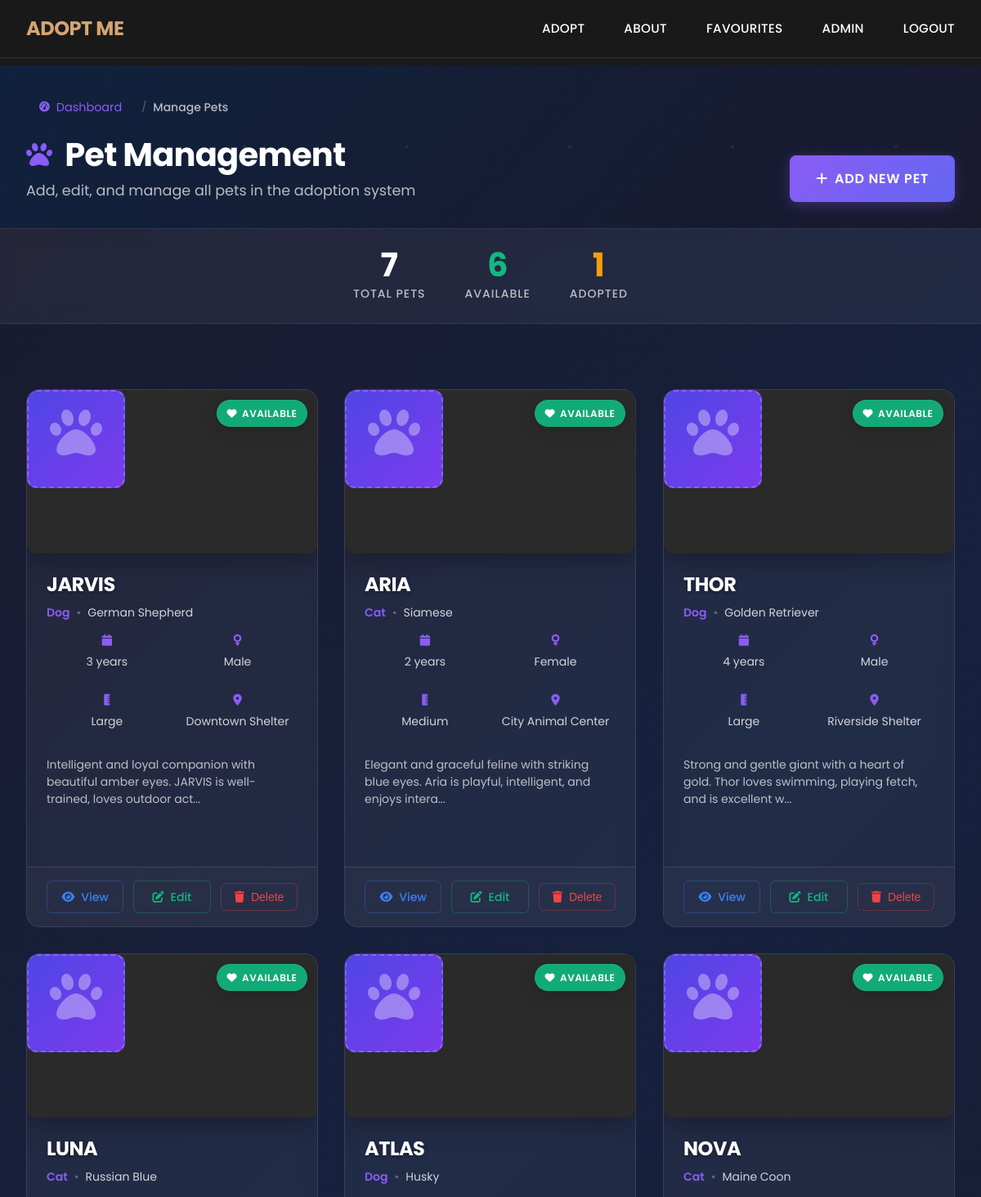
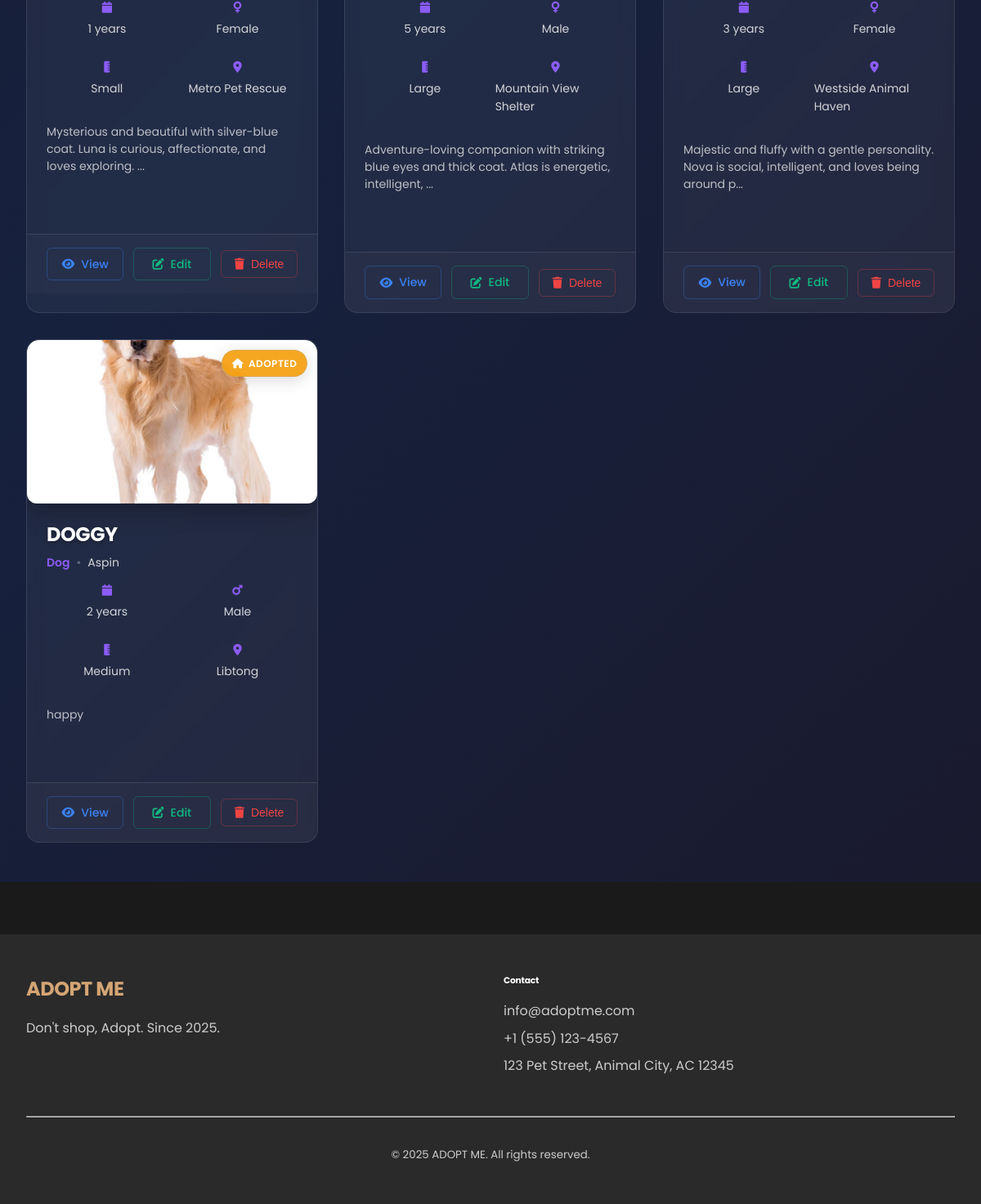
Screenshot of /admin/pets (signed in) with the database file from the repository (2 pictures, top to bottom).
### tables this page shows
CREATE TABLE pets (
            id INTEGER PRIMARY KEY AUTOINCREMENT,
            name TEXT NOT NULL,
            species TEXT NOT NULL,
            breed TEXT NOT NULL,
            age INTEGER NOT NULL,
            gender TEXT NOT NULL,
            size TEXT NOT NULL,
            description TEXT,
            special_needs TEXT,
            vaccination_status TEXT,
            photo_filename TEXT,
            location TEXT,
            status TEXT DEFAULT 'available',
            created_at TIMESTAMP DEFAULT CURRENT_TIMESTAMP
        );

### app.py (the view)
    def decorated_function(*args, **kwargs):
        if 'user_id' not in session or session.get('role') != 'admin':
            flash('Access denied. Admin privileges required.', 'error')
            return redirect(url_for('index'))
        return f(*args, **kwargs)

### app.py (called while the page is built)
def get_db_connection():
    conn = sqlite3.connect('pet_adoption.db')
    conn.row_factory = sqlite3.Row
    return conn

def admin_required(f):
    def decorated_function(*args, **kwargs):
        if 'user_id' not in session or session.get('role') != 'admin':
            flash('Access denied. Admin privileges required.', 'error')
            return redirect(url_for('index'))
        return f(*args, **kwargs)
    decorated_function.__name__ = f.__name__
    return decorated_function

@app.route('/admin/pets')
@admin_required
def admin_pets():
    conn = get_db_connection()
    pets = conn.execute('SELECT * FROM pets ORDER BY created_at DESC').fetchall()
    conn.close()
    return render_template('admin_pets.html', pets=pets)

### templates/admin_pets.html (shortened to what this page needs)
{% extends "base.html" %}
{% block content %}
<div class="admin-pets-page">
    <div class="admin-page-header" data-aos="fade-down">
        <div class="container">
            <div class="page-header-content">
                <div class="header-left">
                    <div class="page-breadcrumb">
                        <a href="{{ url_for('admin_dashboard') }}" class="breadcrumb-link">
                            <i class="fas fa-tachometer-alt"></i>
                            Dashboard
                        </a>
                        <span class="breadcrumb-separator">/</span>
                        <span class="breadcrumb-current">Manage Pets</span>
                    </div>
                    <h1 class="page-title">
                        <i class="fas fa-paw"></i>
                        Pet Management
                    </h1>
                    <p class="page-subtitle">Add, edit, and manage all pets in the adoption system</p>
                </div>
                <div class="header-right">
                    <a href="{{ url_for('admin_add_pet') }}" class="modern-btn primary large">
                        <i class="fas fa-plus"></i>
                        <span>Add New Pet</span>
                    </a>
                </div>
            </div>
        </div>
    </div>
    <div class="pets-stats-bar" data-aos="fade-up">
        <div class="container">
            <div class="stats-row">
                {% set total_pets = pets|length %}
                {% set available_pets = pets|selectattr('status', 'equalto', 'available')|list|length %}
                {% set adopted_pets = pets|selectattr('status', 'equalto', 'adopted')|list|length %}
                <div class="stat-item">
                    <div class="stat-number">{{ total_pets }}</div>
                    <div class="stat-label">Total Pets</div>
                </div>
                <div class="stat-item">
                    <div class="stat-number available">{{ available_pets }}</div>
                    <div class="stat-label">Available</div>
                </div>
                <div class="stat-item">
                    <div class="stat-number adopted">{{ adopted_pets }}</div>
                    <div class="stat-label">Adopted</div>
                </div>
            </div>
        </div>
    </div>
    <div class="pets-content-section">
        <div class="container">
            {% if pets %}
            <div class="pets-grid" data-aos="fade-up" data-aos-delay="200">
                {% for pet in pets %}
                <div class="modern-pet-admin-card" data-aos="zoom-in" data-aos-delay="{{ loop.index * 100 }}">
                    <div class="pet-card-header">
                        <div class="pet-image-container">
                            {% if pet.photo_filename %}
                            <img src="{{ url_for('static', filename='images/' + pet.photo_filename) }}"
                                class="pet-admin-image" alt="Photo of {{ pet.name }}">
                            {% else %}
                            <div class="pet-image-placeholder">
                                <i class="fas fa-paw"></i>
                            </div>
                            {% endif %}
                            <div class="pet-status-overlay">
                                {% if pet.status == 'available' %}
                                <span class="status-badge available">
                                    <i class="fas fa-heart"></i>
                                    Available
                                </span>
                                {% elif pet.status == 'adopted' %}
                                <span class="status-badge adopted">
                                    <i class="fas fa-home"></i>
                                    Adopted
                                </span>
                                {% else %}
                                <span class="status-badge other">
                                    <i class="fas fa-clock"></i>
                                    {{ pet.status | title }}
                                </span>
                                {% endif %}
                            </div>
                        </div>
                    </div>
                    <div class="pet-card-body">
                        <div class="pet-main-info">
                            <h3 class="pet-name">{{ pet.name }}</h3>
                            <div class="pet-species-breed">
                                <span class="species">{{ pet.species | title }}</span>
                                <span class="separator">•</span>
                                <span class="breed">{{ pet.breed }}</span>
                            </div>
                        </div>
                        <div class="pet-details-grid">
                            <div class="detail-item">
                                <i class="fas fa-calendar"></i>
                                <span>{{ pet.age }} years</span>
                            </div>
                            <div class="detail-item">
                                <i class="fas fa-{{ 'mars' if pet.gender == 'male' else 'venus' }}"></i>
                                <span>{{ pet.gender | title }}</span>
                            </div>
                            <div class="detail-item">
                                <i class="fas fa-ruler-vertical"></i>
                                <span>{{ pet.size | title }}</span>
                            </div>
                            <div class="detail-item">
                                <i class="fas fa-map-marker-alt"></i>
                                <span>{{ pet.location }}</span>
                            </div>
                        </div>
                        {% if pet.description %}
                        <div class="pet-description">
                            {{ pet.description[:100] }}{% if pet.description|length > 100 %}...{% endif %}
                        </div>
                        {% endif %}
                    </div>
                    <div class="pet-card-actions">
                        <div class="action-buttons">
                            <a href="{{ url_for('pet_detail', pet_id=pet.id) }}" class="action-btn view"
                                title="View Details">
                                <i class="fas fa-eye"></i>
                                <span>View</span>
                            </a>
                            <a href="{{ url_for('admin_edit_pet', pet_id=pet.id) }}" class="action-btn edit"
                                title="Edit Pet">
                                <i class="fas fa-edit"></i>
                                <span>Edit</span>
                            </a>
                            <form method="POST" action="{{ url_for('admin_delete_pet', pet_id=pet.id) }}"
                                class="delete-form"
                                onsubmit="return confirm('Are you sure you want to delete {{ pet.name }}?')">
                                <button type="submit" class="action-btn delete" title="Delete Pet">
                                    <i class="fas fa-trash"></i>
                                    <span>Delete</span>
                                </button>
                            </form>
                        </div>
                    </div>
                </div>
                {% endfor %}
            </div>
            {% endif %}
        </div>
    </div>
</div>
{% endblock %}

### templates/base.html (shortened to what this page needs)
<!DOCTYPE html>
<html lang="en">
<head>
    <link href="https://cdnjs.cloudflare.com/ajax/libs/font-awesome/6.0.0/css/all.min.css" rel="stylesheet">
    <link rel="stylesheet" href="https://cdn.jsdelivr.net/npm/swiper@11/swiper-bundle.min.css" />
    <link href="https://unpkg.com/aos@2.3.1/dist/aos.css" rel="stylesheet">
    <link rel="stylesheet" href="{{ url_for('static', filename='css/modern.css') }}">
    <link rel="stylesheet" href="{{ url_for('static', filename='css/style.css') }}">
</head>
<body>
    <nav class="modern-nav">
        <div class="nav-container">
            <a href="{{ url_for('index') }}" class="logo">ADOPT ME</a>
            <ul class="nav-menu">
                <li class="nav-item"><a href="/adopt-info">ADOPT</a></li>
                <li class="nav-item"><a href="#">ABOUT</a></li>
                <li class="nav-item"><a href="#">FAVOURITES</a></li>{%- if session.user_id -%}{%- if session.role == 'admin' -%}<li class="nav-item dropdown"><a href="#"
                        class="dropdown-toggle">ADMIN</a>
                </li>{%- endif -%}<li class="nav-item"><a href="{{ url_for('logout') }}">LOGOUT</a></li>{%- else -%}<li
                    class="nav-item"><a href="{{ url_for('login') }}">LOGIN</a></li>{%- endif -%}
            </ul>
        </div>
    </nav>
    <main>
        {% block content %}{% endblock %}
    </main>
    <footer class="main-footer">
        <div class="container">
            <div class="footer-content">
                <div class="footer-brand">
                    <h5 class="footer-title">ADOPT ME</h5>
                    <p class="footer-tagline">Don't shop, Adopt. Since 2025.</p>
                </div>
                <div class="footer-contact">
                    <h6 class="contact-title">Contact</h6>
                    <p class="contact-info">info@adoptme.com</p>
                    <p class="contact-info">+1 (555) 123-4567</p>
                    <p class="contact-info">123 Pet Street, Animal City, AC 12345</p>
                </div>
            </div>
            <hr class="footer-divider">
            <div class="footer-copyright">
                <small>&copy; 2025 ADOPT ME. All rights reserved.</small>
            </div>
        </div>
    </footer>
</body>
</html>

### rows the page displays
pets: status "available" (drawn), name "JARVIS", species "Dog", breed "German Shepherd", age "3", gender "Male", size "Large", location "Downtown Shelter", description "Intelligent and loyal companion with beautiful amber eyes. JARVIS is well-trained, loves outdoor act"
pets: status "available" (drawn), name "ARIA", species "Cat", breed "Siamese", age "2", gender "Female", size "Medium", location "City Animal Center", description "Elegant and graceful feline with striking blue eyes. Aria is playful, intelligent, and enjoys intera"
pets: status "available" (drawn), name "THOR", species "Dog", breed "Golden Retriever", age "4", gender "Male", size "Large", location "Riverside Shelter", description "Strong and gentle giant with a heart of gold. Thor loves swimming, playing fetch, and is excellent w"
pets: status "available" (drawn), name "LUNA", species "Cat", breed "Russian Blue", age "1", gender "Female", size "Small", location "Metro Pet Rescue", description "Mysterious and beautiful with silver-blue coat. Luna is curious, affectionate, and loves exploring."
pets: status "available" (drawn), name "ATLAS", species "Dog", breed "Husky", age "5", gender "Male", size "Large", location "Mountain View Shelter", description "Adventure-loving companion with striking blue eyes and thick coat. Atlas is energetic, intelligent,"
pets: status "available" (drawn), name "NOVA", species "Cat", breed "Maine Coon", age "3", gender "Female", size "Large", location "Westside Animal Haven", description "Majestic and fluffy with a gentle personality. Nova is social, intelligent, and loves being around p"
pets: photo_filename (picture), status "adopted" (drawn), name "DOGGY", species "Dog", breed "Aspin", age "2", gender "Male", size "Medium", location "Libtong", description "happy"

### other values shown
{{ total_pets }} "7"
{{ available_pets }} "6"
{{ adopted_pets }} "1"
